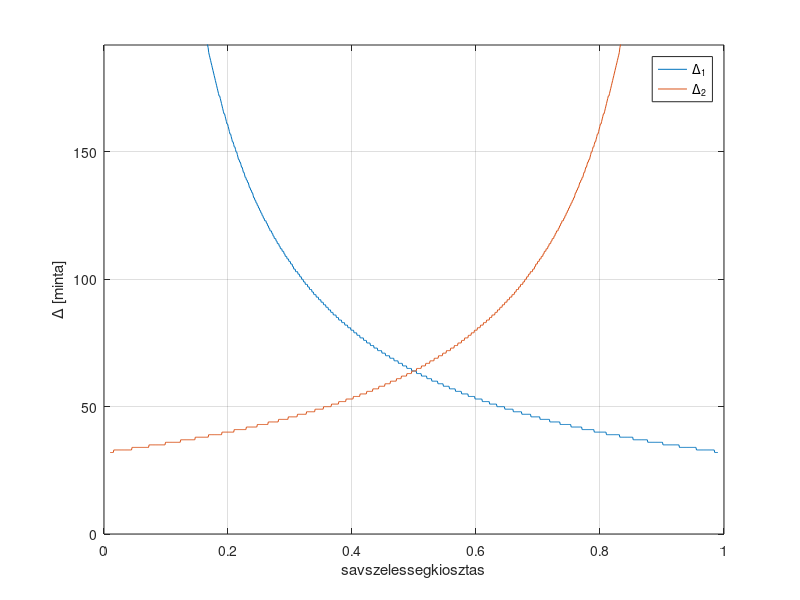
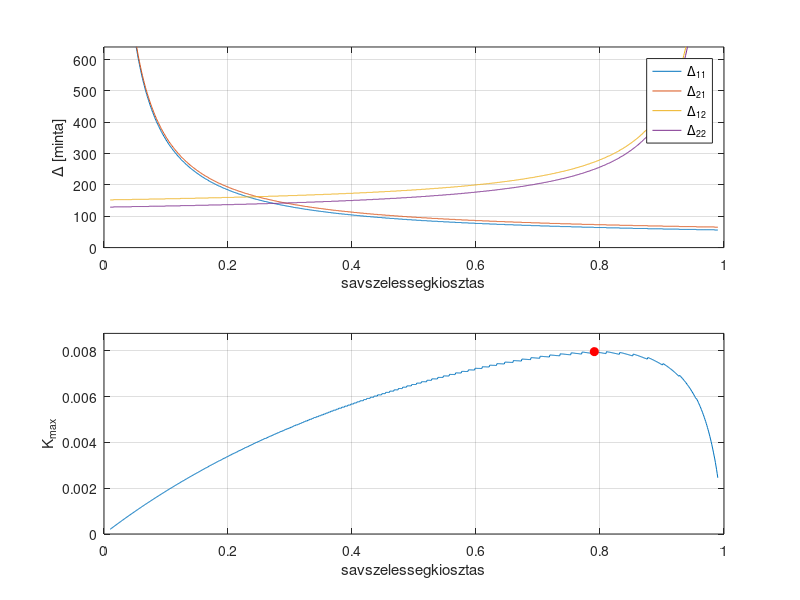
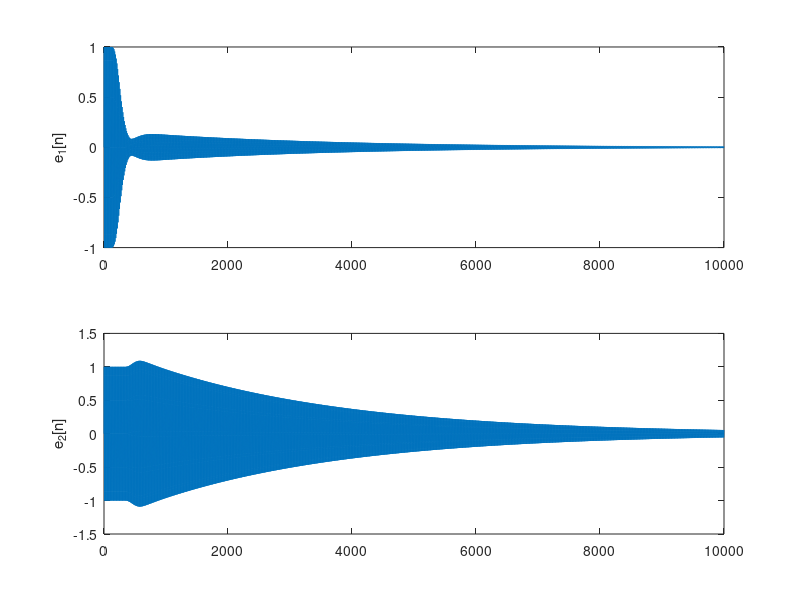

MATLAB code to generate these figures, in order:
clear all;
clc;

%% parameterek
fs=8e3; % mintaveteli frekvencia [Hz]
c=340; % hangsebesseg [m/s]
H=[0+0j  ;  0-1j]; % hangszorok helye [m]
M=[1+0j  ;  1-5j]; % mikrofonok helye [m]
B=200*4; % egy uzenet merete [byte]
BW=20e4; % savszelessegkorlat [byte/s]  -->  fs/Delta_comm_1 + fs/Delta_comm_2 = BW/B

%% savszelessegelosztas optimumanak keresese
D=abs([H H]-[M.' ; M.']); % D_ij: H_i es M_j kozti tavolsag
Delta_phy=round(fs*D/c); % a fizikai elrendezesbol adodo kesleltetesek
A=1./D; % a fizikai elrendezesbol adodo erositesek
a=linspace(0.01,0.99,1e3); % savszelessegelosztasi arany
Delta_comm_1=round(fs./(BW/B*a));
Delta_comm_2=round(fs./(BW/B*(1-a)));

figure(1);
plot(a,Delta_comm_1,a,Delta_comm_2);
grid on;
xlabel('savszelessegkiosztas');
ylabel('\Delta [minta]');
legend({'\Delta_1','\Delta_2'},'Location','Best');
axis([0 1 0 3*Delta_comm_1(round(length(Delta_comm_1)/2))]);

Delta11=Delta_comm_1+Delta_phy(1,1);
Delta21=Delta_comm_1+Delta_phy(2,1);
Delta12=Delta_comm_2+Delta_phy(1,2);
Delta22=Delta_comm_2+Delta_phy(2,2);

figure(2);
subplot(211);
plot(a, Delta11, a, Delta21, a, Delta12, a, Delta22);
hold on;
hold off;
grid on;
xlabel('savszelessegkiosztas');
ylabel('\Delta [minta]');
legend({'\Delta_{11}', '\Delta_{21}', '\Delta_{12}', '\Delta_{22}'},'Location','Best');
axis([0 1 0 10*Delta_comm_1(round(length(a)/2))]);

roots_0 =@(A11,A12,A21,A22,Delta11,Delta12,Delta21,Delta22) roots([(A11*A22*(1/4+(Delta11+Delta22)/2+Delta11*Delta22)-A12*A21*(1/4+(Delta12+Delta21)/2+Delta12*Delta21))*(A11*A22-A12*A21)   -(A11^2*Delta11+A12^2*Delta12+A21^2*Delta21+A22^2*Delta22+(A11^2+A12^2+A21^2+A22^2)/2)   1]);
roots_pi=@(A11,A12,A21,A22,Delta11,Delta12,Delta21,Delta22) roots([((-1)^(Delta11+Delta22)*A11*A22*(1/4+(Delta11+Delta22)/2+Delta11*Delta22)-(-1)^(Delta12+Delta21)*A12*A21*(1/4+(Delta12+Delta21)/2+Delta12*Delta21))*(A11*A22*(-1)^(Delta11+Delta22)-A12*A21*(-1)^(Delta12+Delta21))   -(A11^2*Delta11+A12^2*Delta12+A21^2*Delta21+A22^2*Delta22+(A11^2+A12^2+A21^2+A22^2)/2)   1]);
minpos=@(x) min(x(x>0));
Kmax=zeros(size(a));
for ii=1:length(a)
    r0=roots_0(A(1,1),A(1,2),A(2,1),A(2,2),Delta11(ii),Delta12(ii),Delta21(ii),Delta22(ii));
    rpi=roots_pi(A(1,1),A(1,2),A(2,1),A(2,2),Delta11(ii),Delta12(ii),Delta21(ii),Delta22(ii));
    Kmax(ii)=min(minpos(r0),minpos(rpi));
end
subplot(212);
plot(a,Kmax);
xlabel('savszelessegkiosztas');
ylabel('K_{max}');
grid on;
[maxval,maxind]=max(Kmax);
hold on;
plot(a(maxind),Kmax(maxind),'ro','MarkerFaceColor','r');
hold off;
axis([0 1 0 maxval*1.1]);

Delta11_opt=Delta11(maxind)
Delta12_opt=Delta12(maxind)
Delta21_opt=Delta21(maxind)
Delta22_opt=Delta22(maxind)

%% szimulacio
A11=A(1,1);
A12=A(1,2);
A21=A(2,1);
A22=A(2,2);
Delta11=Delta11_opt;
Delta12=Delta12_opt;
Delta21=Delta21_opt;
Delta22=Delta22_opt;
P1=1;
P2=1;
N=1e4; % szimulacio hossza
omega0=pi/6; % referenciajel diszkret korfrekvenciaja (0...pi)
C=1; % referenciajel amplitudoja
L=100; % adaptiv szurok hossza
mu=maxval/L/C^2

x=C*sin(omega0*(0:N-1));
d1=filter(P1,1,x);
d2=filter(P2,1,x);
W1=zeros(1,L);
W2=zeros(1,L);
S11=[zeros(1,Delta11) A11];
S12=[zeros(1,Delta12) A12];
S21=[zeros(1,Delta21) A21];
S22=[zeros(1,Delta22) A22];
xbuf=zeros(1,max([Delta11+1 Delta12+1 Delta21+1 Delta22+1 L]));
r11=zeros(1,L);
r12=zeros(1,L);
r21=zeros(1,L);
r22=zeros(1,L);
y1=zeros(1,max([Delta11+1 Delta12+1]));
y2=zeros(1,max([Delta21+1 Delta22+1]));
e1=zeros(1,N);
e2=zeros(1,N);
for ii=1:N
    xbuf=[x(ii) xbuf(1:end-1)];
    y1=[W1*xbuf(1:L)' y1(1:end-1)];
    y2=[W2*xbuf(1:L)' y2(1:end-1)];
    e1(ii)=d1(ii)-S11*y1(1:Delta11+1)'-S21*y2(1:Delta21+1)';
    e2(ii)=d2(ii)-S12*y1(1:Delta12+1)'-S22*y2(1:Delta22+1)';
    r11=[S11*xbuf(1:Delta11+1)' r11(1:end-1)];
    r12=[S12*xbuf(1:Delta12+1)' r12(1:end-1)];
    r21=[S21*xbuf(1:Delta21+1)' r21(1:end-1)];
    r22=[S22*xbuf(1:Delta22+1)' r22(1:end-1)];
    W1=W1+2*mu*(e1(ii)*r11+e2(ii)*r12);
    W2=W2+2*mu*(e1(ii)*r21+e2(ii)*r22);
end

figure(3);
subplot(211);
plot(e1);
ylabel('e_1[n]');
subplot(212);
plot(e2);
ylabel('e_2[n]');
